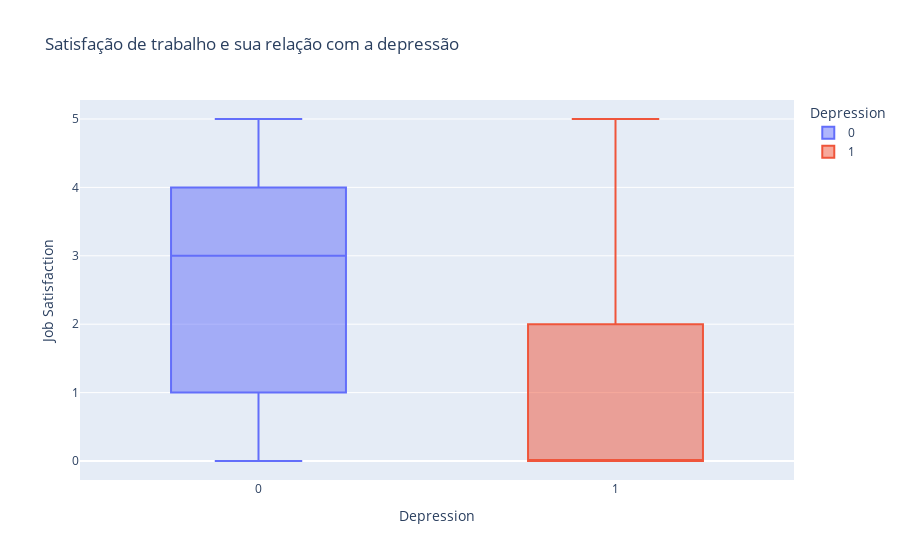

Notebook code for this chart:
### Markdown cell above
Como podemos observar no gráfico acima, conforme a idade das pessoas aumenta, a depressão tende a diminuir, isso pode significar também que nos dias de hoje o tema tem sido mais debatido, e pessoas com mais idade podem ter uma tendencia a negar seu estado emocional.

### Code cell
px.box(df, x="Depression", y="Job Satisfaction", color="Depression", title="Satisfação de trabalho e sua relação com a depressão")

### Figure 1 — Plotly figure (JSON) as saved in the notebook; plotly's stock layout.template omitted (floating-point values rounded to 4 significant figures; data arrays with more than 128 entries replaced by an {"elided": "..."} marker saying what was removed)
{"data": [{"alignmentgroup": "True", "hovertemplate": "Depression=%{x}<br>Job Satisfaction=%{y}<extra></extra>", "legendgroup": "0", "marker": {"color": "#636efa"}, "name": "0", "notched": false, "offsetgroup": "0", "orientation": "v", "showlegend": true, "type": "box", "x": {"elided": "2101 int values"}, "x0": " ", "xaxis": "x", "y": {"elided": "2101 int values"}, "y0": " ", "yaxis": "y"}, {"alignmentgroup": "True", "hovertemplate": "Depression=%{x}<br>Job Satisfaction=%{y}<extra></extra>", "legendgroup": "1", "marker": {"color": "#EF553B"}, "name": "1", "notched": false, "offsetgroup": "1", "orientation": "v", "showlegend": true, "type": "box", "x": {"elided": "455 int values"}, "x0": " ", "xaxis": "x", "y": {"elided": "455 int values"}, "y0": " ", "yaxis": "y"}], "layout": {"boxmode": "overlay", "legend": {"title": {"text": "Depression"}, "tracegroupgap": 0}, "title": {"text": "Satisfação de trabalho e sua relação com a depressão"}, "xaxis": {"anchor": "y", "categoryarray": [0, 1], "categoryorder": "array", "domain": [0, 1], "title": {"text": "Depression"}}, "yaxis": {"anchor": "x", "domain": [0, 1], "title": {"text": "Job Satisfaction"}}}}
